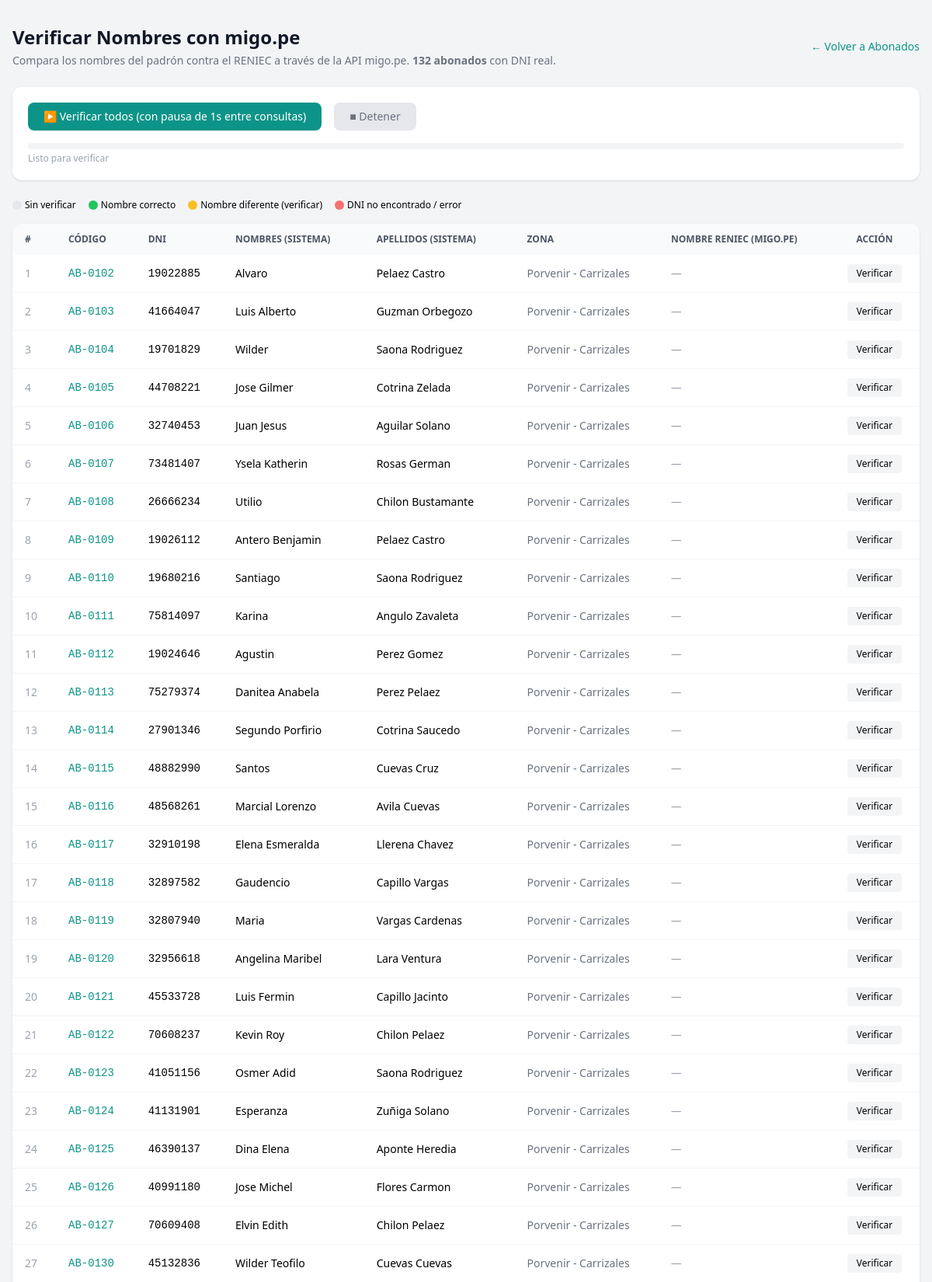
Page /verificar_nombres.php (signed in, upper part) on the committed database.
### tables this page shows
CREATE TABLE `abonados` (
  `id`                INT UNSIGNED    NOT NULL AUTO_INCREMENT,
  `codigo`            VARCHAR(20)     NOT NULL COMMENT 'Código interno del abonado',
  `dni`               VARCHAR(8)      NOT NULL,
  `nombres`           VARCHAR(100)    NOT NULL,
  `apellidos`         VARCHAR(100)    NOT NULL,
  `fecha_nacimiento`  DATE            NULL,
  `departamento`      VARCHAR(100)    NOT NULL DEFAULT '',
  `provincia`         VARCHAR(100)    NOT NULL DEFAULT '',
  `distrito`          VARCHAR(100)    NOT NULL DEFAULT '',
  `direccion`         TEXT            NULL,
  `zona`              ENUM('porvenir','tunas','cerro_de_pasco') NOT NULL DEFAULT 'porvenir',
  `profesion`         VARCHAR(100)    NULL,
  `actividad`         VARCHAR(100)    NULL,
  `grado_instruccion` ENUM(
    'sin_instruccion','primaria_incompleta','primaria_completa',
    'secundaria_incompleta','secundaria_completa',
    'tecnico','universitario','posgrado'
  ) NOT NULL DEFAULT 'sin_instruccion',
  `estado_civil`      ENUM('soltero','casado','conviviente','viudo','divorciado') NOT NULL DEFAULT 'soltero',
  `telefono`          VARCHAR(15)     NULL,
  `email`             VARCHAR(100)    NULL,
  `numero_hijos`      TINYINT UNSIGNED NOT NULL DEFAULT 0,
  `fecha_inscripcion` DATE            NULL,
  `estado`            ENUM('activo','inactivo','suspendido') NOT NULL DEFAULT 'activo',
  `observaciones`     TEXT            NULL,
  `creado_por`        INT UNSIGNED    NULL,
  `created_at`        TIMESTAMP       NOT NULL DEFAULT CURRENT_TIMESTAMP,
  `updated_at`        TIMESTAMP       NOT NULL DEFAULT CURRENT_TIMESTAMP ON UPDATE CURRENT_TIMESTAMP,
  PRIMARY KEY (`id`),
  UNIQUE KEY `uk_dni`    (`dni`),
  UNIQUE KEY `uk_codigo` (`codigo`),
  KEY `idx_zona`   (`zona`),
  KEY `idx_estado` (`estado`),
  CONSTRAINT `fk_abonado_creado` FOREIGN KEY (`creado_por`) REFERENCES `usuarios_sistema` (`id`) ON DELETE SET NULL
);

### config/config.php (called while the page is built, shortened)
<?php
function e(string $s): string
{
    return htmlspecialchars($s, ENT_QUOTES | ENT_HTML5, 'UTF-8');
}

### verificar_nombres.php (the view, shortened to what this page needs)
<?php
require_once __DIR__ . '/config/config.php';
$pdo = getDB();
$stmt = $pdo->query(
    "SELECT id, codigo, dni, nombres, apellidos, zona, observaciones
       FROM abonados
      WHERE dni NOT LIKE '999%'
      ORDER BY zona, codigo"
);
$abonados = $stmt->fetchAll();
$totalAbonados = count($abonados);
$zonaLabel = ['tunas' => 'Tunas', 'cerro_de_pasco' => 'Pasco - Carrizales', 'porvenir' => 'Porvenir - Carrizales'];
?>
<!DOCTYPE html>
<html lang="es">
<head>
  <script src="https://cdn.tailwindcss.com"></script>
</head>
<body class="bg-gray-100 min-h-screen">
<div class="max-w-7xl mx-auto px-4 py-8">
  <div class="flex items-center justify-between mb-6">
    <div>
      <h1 class="text-2xl font-bold text-gray-900">Verificar Nombres con migo.pe</h1>
      <p class="text-sm text-gray-500 mt-1">
        Compara los nombres del padrón contra el RENIEC a través de la API migo.pe.
        <strong><?= $totalAbonados ?> abonados</strong> con DNI real.
      </p>
    </div>
    <a href="<?= APP_URL ?>/abonados/" class="text-sm text-brand-600 hover:underline">← Volver a Abonados</a>
  </div>
  <div class="bg-white rounded-xl shadow p-5 mb-6">
    <div class="flex flex-wrap items-center gap-4">
      <button id="btnVerificarTodos"
              class="px-5 py-2 bg-brand-600 text-white rounded-lg text-sm font-medium hover:bg-brand-700 transition">
        ▶ Verificar todos (con pausa de 1s entre consultas)
      </button>
      <button id="btnDetener" disabled
              class="px-5 py-2 bg-gray-200 text-gray-500 rounded-lg text-sm font-medium cursor-not-allowed">
        ■ Detener
      </button>
    </div>
    <div class="mt-4 h-2 bg-gray-100 rounded-full overflow-hidden">
    </div>
    <div id="progressLabel" class="text-xs text-gray-400 mt-1">Listo para verificar</div>
  </div>
  <div class="flex gap-4 text-xs mb-4">
    <span class="flex items-center gap-1"><span class="w-3 h-3 rounded-full bg-gray-200 inline-block"></span> Sin verificar</span>
    <span class="flex items-center gap-1"><span class="w-3 h-3 rounded-full bg-green-500 inline-block"></span> Nombre correcto</span>
    <span class="flex items-center gap-1"><span class="w-3 h-3 rounded-full bg-amber-400 inline-block"></span> Nombre diferente (verificar)</span>
    <span class="flex items-center gap-1"><span class="w-3 h-3 rounded-full bg-red-400 inline-block"></span> DNI no encontrado / error</span>
  </div>
  <div class="bg-white rounded-xl shadow overflow-hidden">
    <table class="w-full text-sm">
      <thead class="bg-gray-50 text-gray-600 uppercase text-xs">
        <tr>
          <th class="px-4 py-3 text-left w-8">#</th>
          <th class="px-4 py-3 text-left">Código</th>
          <th class="px-4 py-3 text-left">DNI</th>
          <th class="px-4 py-3 text-left">Nombres (sistema)</th>
          <th class="px-4 py-3 text-left">Apellidos (sistema)</th>
          <th class="px-4 py-3 text-left">Zona</th>
          <th class="px-4 py-3 text-left">Nombre RENIEC (migo.pe)</th>
          <th class="px-4 py-3 text-center">Acción</th>
        </tr>
      </thead>
      <tbody class="divide-y divide-gray-100" id="tablaBody">
        <?php $n = 0; foreach ($abonados as $ab): $n++; ?>
        <tr id="row-<?= $ab['id'] ?>"
            data-id="<?= $ab['id'] ?>"
            data-dni="<?= e($ab['dni']) ?>"
            data-nombres="<?= e($ab['nombres']) ?>"
            data-apellidos="<?= e($ab['apellidos']) ?>"
            class="hover:bg-gray-50 transition">
          <td class="px-4 py-3 text-gray-400"><?= $n ?></td>
          <td class="px-4 py-3 font-mono font-medium text-brand-600"><?= e($ab['codigo']) ?></td>
          <td class="px-4 py-3 font-mono"><?= e($ab['dni']) ?></td>
          <td class="px-4 py-3"><?= e($ab['nombres']) ?></td>
          <td class="px-4 py-3"><?= e($ab['apellidos']) ?></td>
          <td class="px-4 py-3 text-gray-500"><?= e($zonaLabel[$ab['zona']] ?? $ab['zona']) ?></td>
          <td class="px-4 py-3 text-gray-400 italic" id="api-<?= $ab['id'] ?>">—</td>
          <td class="px-4 py-3 text-center" id="btn-<?= $ab['id'] ?>">
            <button onclick="verificarUno(<?= $ab['id'] ?>)"
                    class="px-3 py-1 text-xs bg-gray-100 hover:bg-brand-600 hover:text-white rounded transition">
              Verificar
            </button>
          </td>
        </tr>
        <?php endforeach; ?>
      </tbody>
    </table>
  </div>
</div>
</body>
</html>

### rows in the picture
abonados: codigo "AB-0102", dni "19022885", nombres "Alvaro", apellidos "Pelaez Castro", zona "Porvenir - Carrizales"
abonados: codigo "AB-0103", dni "41664047", nombres "Luis Alberto", apellidos "Guzman Orbegozo", zona "Porvenir - Carrizales"
abonados: codigo "AB-0104", dni "19701829", nombres "Wilder", apellidos "Saona Rodriguez", zona "Porvenir - Carrizales"
abonados: codigo "AB-0105", dni "44708221", nombres "Jose Gilmer", apellidos "Cotrina Zelada", zona "Porvenir - Carrizales"
abonados: codigo "AB-0106", dni "32740453", nombres "Juan Jesus", apellidos "Aguilar Solano", zona "Porvenir - Carrizales"
abonados: codigo "AB-0107", dni "73481407", nombres "Ysela Katherin", apellidos "Rosas German", zona "Porvenir - Carrizales"
abonados: codigo "AB-0108", dni "26666234", nombres "Utilio", apellidos "Chilon Bustamante", zona "Porvenir - Carrizales"
abonados: codigo "AB-0109", dni "19026112", nombres "Antero Benjamin", apellidos "Pelaez Castro", zona "Porvenir - Carrizales"
abonados: codigo "AB-0110", dni "19680216", nombres "Santiago", apellidos "Saona Rodriguez", zona "Porvenir - Carrizales"
abonados: codigo "AB-0111", dni "75814097", nombres "Karina", apellidos "Angulo Zavaleta", zona "Porvenir - Carrizales"
abonados: codigo "AB-0112", dni "19024646", nombres "Agustin", apellidos "Perez Gomez", zona "Porvenir - Carrizales"
abonados: codigo "AB-0113", dni "75279374", nombres "Danitea Anabela", apellidos "Perez Pelaez", zona "Porvenir - Carrizales"
abonados: codigo "AB-0114", dni "27901346", nombres "Segundo Porfirio", apellidos "Cotrina Saucedo", zona "Porvenir - Carrizales"
abonados: codigo "AB-0115", dni "48882990", nombres "Santos", apellidos "Cuevas Cruz", zona "Porvenir - Carrizales"
abonados: codigo "AB-0116", dni "48568261", nombres "Marcial Lorenzo", apellidos "Avila Cuevas", zona "Porvenir - Carrizales"
abonados: codigo "AB-0117", dni "32910198", nombres "Elena Esmeralda", apellidos "Llerena Chavez", zona "Porvenir - Carrizales"
abonados: codigo "AB-0118", dni "32897582", nombres "Gaudencio", apellidos "Capillo Vargas", zona "Porvenir - Carrizales"
abonados: codigo "AB-0119", dni "32807940", nombres "Maria", apellidos "Vargas Cardenas", zona "Porvenir - Carrizales"
abonados: codigo "AB-0120", dni "32956618", nombres "Angelina Maribel", apellidos "Lara Ventura", zona "Porvenir - Carrizales"
abonados: codigo "AB-0121", dni "45533728", nombres "Luis Fermin", apellidos "Capillo Jacinto", zona "Porvenir - Carrizales"
abonados: codigo "AB-0122", dni "70608237", nombres "Kevin Roy", apellidos "Chilon Pelaez", zona "Porvenir - Carrizales"
abonados: codigo "AB-0123", dni "41051156", nombres "Osmer Adid", apellidos "Saona Rodriguez", zona "Porvenir - Carrizales"
abonados: codigo "AB-0124", dni "41131901", nombres "Esperanza", apellidos "Zuñiga Solano", zona "Porvenir - Carrizales"
abonados: codigo "AB-0125", dni "46390137", nombres "Dina Elena", apellidos "Aponte Heredia", zona "Porvenir - Carrizales"
abonados: codigo "AB-0126", dni "40991180", nombres "Jose Michel", apellidos "Flores Carmon", zona "Porvenir - Carrizales"
abonados: codigo "AB-0127", dni "70609408", nombres "Elvin Edith", apellidos "Chilon Pelaez", zona "Porvenir - Carrizales"
abonados: codigo "AB-0130", dni "45132836", nombres "Wilder Teofilo", apellidos "Cuevas Cuevas", zona "Porvenir - Carrizales"

### other values in the picture
$totalAbonados "132"
